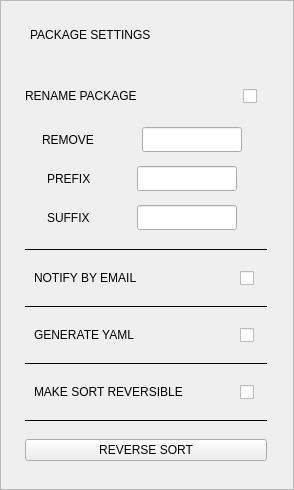
                 <widget class="QFrame" name="frame_packageSettings">
                  <property name="sizePolicy">
                   <sizepolicy hsizetype="Expanding" vsizetype="Preferred">
                    <horstretch>0</horstretch>
                    <verstretch>0</verstretch>
                   </sizepolicy>
                  </property>
                  <property name="minimumSize">
                   <size>
                    <width>250</width>
                    <height>490</height>
                   </size>
                  </property>
                  <property name="maximumSize">
                   <size>
                    <width>16777215</width>
                    <height>480</height>
                   </size>
                  </property>
                  <property name="frameShape">
                   <enum>QFrame::StyledPanel</enum>
                  </property>
                  <property name="frameShadow">
                   <enum>QFrame::Raised</enum>
                  </property>
                  <layout class="QVBoxLayout" name="verticalLayout_7">
                   <property name="spacing">
                    <number>5</number>
                   </property>
                   <property name="leftMargin">
                    <number>14</number>
                   </property>
                   <property name="topMargin">
                    <number>12</number>
                   </property>
                   <property name="rightMargin">
                    <number>14</number>
                   </property>
                   <property name="bottomMargin">
                    <number>12</number>
                   </property>
                   <item>
                    <layout class="QVBoxLayout" name="verticalLayout_6">
                     <property name="spacing">
                      <number>8</number>
                     </property>
                     <property name="leftMargin">
                      <number>10</number>
                     </property>
                     <property name="topMargin">
                      <number>4</number>
                     </property>
                     <property name="rightMargin">
                      <number>12</number>
                     </property>
                     <property name="bottomMargin">
                      <number>12</number>
                     </property>
                     <item>
                      <widget class="QLabel" name="title_packageSettings">
                       <property name="minimumSize">
                        <size>
                         <width>0</width>
                         <height>20</height>
                        </size>
                       </property>
                       <property name="text">
                        <string>PACKAGE SETTINGS</string>
                       </property>
                       <property name="indent">
                        <number>5</number>
                       </property>
                      </widget>
                     </item>
                     <item>
                      <widget class="QWidget" name="widget_renameOptions" native="true">
                       <property name="sizePolicy">
                        <sizepolicy hsizetype="Preferred" vsizetype="Fixed">
                         <horstretch>0</horstretch>
                         <verstretch>0</verstretch>
                        </sizepolicy>
                       </property>
                       <property name="minimumSize">
                        <size>
                         <width>200</width>
                         <height>120</height>
                        </size>
                       </property>
                       <property name="maximumSize">
                        <size>
                         <width>16777215</width>
                         <height>180</height>
                        </size>
                       </property>
                       <layout class="QVBoxLayout" name="verticalLayout_9">
                        <property name="leftMargin">
                         <number>0</number>
                        </property>
                        <property name="topMargin">
                         <number>8</number>
                        </property>
                        <property name="rightMargin">
                         <number>6</number>
                        </property>
                        <item>
                         <layout class="QVBoxLayout" name="verticalLayout_8">
                          <property name="spacing">
                           <number>0</number>
                          </property>
                          <property name="topMargin">
                           <number>8</number>
                          </property>
                          <item>
                           <widget class="QWidget" name="widget_row_renamePackage" native="true">
                            <property name="minimumSize">
                             <size>
                              <width>0</width>
                              <height>40</height>
                             </size>
                            </property>
                            <layout class="QHBoxLayout" name="horizontalLayout_29">
                             <property name="leftMargin">
                              <number>0</number>
                             </property>
                             <property name="rightMargin">
                              <number>0</number>
                             </property>
                             <item>
                              <layout class="QHBoxLayout" name="horizontalLayout_28">
                               <property name="spacing">
                                <number>6</number>
                               </property>
                               <item>
                                <widget class="QLabel" name="label_renamePackage">
                                 <property name="minimumSize">
                                  <size>
                                   <width>160</width>
                                   <height>0</height>
                                  </size>
                                 </property>
                                 <property name="maximumSize">
                                  <size>
                                   <width>160</width>
                                   <height>16777215</height>
                                  </size>
                                 </property>
                                 <property name="text">
                                  <string>RENAME PACKAGE</string>
                                 </property>
                                </widget>
                               </item>
                               <item>
                                <spacer name="horizontalSpacer_6">
                                 <property name="orientation">
                                  <enum>Qt::Horizontal</enum>
                                 </property>
                                 <property name="sizeHint" stdset="0">
                                  <size>
                                   <width>40</width>
                                   <height>20</height>
                                  </size>
                                 </property>
                                </spacer>
                               </item>
                               <item>
                                <widget class="QCheckBox" name="chk_renamePackage">
                                 <property name="minimumSize">
                                  <size>
                                   <width>18</width>
                                   <height>18</height>
                                  </size>
                                 </property>
                                 <property name="maximumSize">
                                  <size>
                                   <width>18</width>
                                   <height>18</height>
                                  </size>
                                 </property>
                                 <property name="text">
                                  <string/>
                                 </property>
                                </widget>
                               </item>
                              </layout>
                             </item>
                            </layout>
                           </widget>
                          </item>
                          <item>
                           <widget class="QWidget" name="widget_removeRow" native="true">
                            <property name="sizePolicy">
                             <sizepolicy hsizetype="Expanding" vsizetype="Preferred">
                              <horstretch>0</horstretch>
                              <verstretch>0</verstretch>
                             </sizepolicy>
                            </property>
                            <property name="minimumSize">
                             <size>
                              <width>0</width>
                              <height>50</height>
                             </size>
                            </property>
                            <property name="maximumSize">
                             <size>
                              <width>16777215</width>
                              <height>50</height>
                             </size>
                            </property>
                            <layout class="QHBoxLayout" name="horizontalLayout_34">
                             <property name="leftMargin">
                              <number>0</number>
                             </property>
                             <property name="rightMargin">
                              <number>0</number>
                             </property>
                             <item>
                              <layout class="QHBoxLayout" name="horizontalLayout_33">
                               <property name="spacing">
                                <number>0</number>
                               </property>
                               <property name="rightMargin">
                                <number>2</number>
                               </property>
                               <item>
                                <widget class="QLabel" name="label_remove">
                                 <property name="minimumSize">
                                  <size>
                                   <width>50</width>
                                   <height>0</height>
                                  </size>
                                 </property>
                                 <property name="maximumSize">
                                  <size>
                                   <width>100</width>
                                   <height>16777215</height>
                                  </size>
                                 </property>
                                 <property name="text">
                                  <string>REMOVE</string>
                                 </property>
                                </widget>
                               </item>
                               <item>
                                <widget class="QLineEdit" name="input_remove">
                                 <property name="minimumSize">
                                  <size>
                                   <width>75</width>
                                   <height>25</height>
                                  </size>
                                 </property>
                                 <property name="maximumSize">
                                  <size>
                                   <width>100</width>
                                   <height>25</height>
                                  </size>
                                 </property>
                                </widget>
                               </item>
                              </layout>
                             </item>
                            </layout>
                           </widget>
                          </item>
                          <item>
                           <widget class="QWidget" name="widget_prefixRow" native="true">
                            <property name="sizePolicy">
                             <sizepolicy hsizetype="Expanding" vsizetype="Preferred">
                              <horstretch>0</horstretch>
                              <verstretch>0</verstretch>
                             </sizepolicy>
                            </property>
                            <property name="minimumSize">
                             <size>
                              <width>0</width>
                              <height>50</height>
                             </size>
                            </property>
                            <property name="maximumSize">
                             <size>
                              <width>16777215</width>
                              <height>50</height>
                             </size>
                            </property>
                            <layout class="QHBoxLayout" name="horizontalLayout_8">
                             <property name="leftMargin">
                              <number>0</number>
                             </property>
                             <property name="rightMargin">
                              <number>0</number>
                             </property>
                             <item>
                              <layout class="QHBoxLayout" name="horizontalLayout_7">
                               <property name="spacing">
                                <number>0</number>
                               </property>
                               <property name="rightMargin">
                                <number>2</number>
                               </property>
                               <item>
                                <widget class="QLabel" name="label_prefix">
                                 <property name="minimumSize">
                                  <size>
                                   <width>50</width>
                                   <height>0</height>
                                  </size>
                                 </property>
                                 <property name="maximumSize">
                                  <size>
                                   <width>90</width>
                                   <height>16777215</height>
                                  </size>
                                 </property>
                                 <property name="text">
                                  <string>PREFIX</string>
                                 </property>
                                </widget>
                               </item>
                               <item>
                                <widget class="QLineEdit" name="input_prefix">
                                 <property name="minimumSize">
                                  <size>
                                   <width>75</width>
                                   <height>25</height>
                                  </size>
                                 </property>
                                 <property name="maximumSize">
                                  <size>
                                   <width>100</width>
                                   <height>25</height>
                                  </size>
                                 </property>
                                </widget>
                               </item>
                              </layout>
                             </item>
                            </layout>
                           </widget>
                          </item>
                          <item>
                           <widget class="QWidget" name="widget_suffixRow" native="true">
                            <property name="sizePolicy">
                             <sizepolicy hsizetype="Expanding" vsizetype="Preferred">
                              <horstretch>0</horstretch>
                              <verstretch>0</verstretch>
                             </sizepolicy>
                            </property>
                            <property name="minimumSize">
                             <size>
                              <width>0</width>
                              <height>50</height>
                             </size>
                            </property>
                            <property name="maximumSize">
                             <size>
                              <width>16777215</width>
                              <height>50</height>
                             </size>
                            </property>
                            <layout class="QHBoxLayout" name="horizontalLayout_19">
                             <property name="leftMargin">
                              <number>0</number>
                             </property>
                             <property name="rightMargin">
                              <number>0</number>
                             </property>
                             <item>
                              <layout class="QHBoxLayout" name="horizontalLayout_9">
                               <property name="spacing">
                                <number>0</number>
                               </property>
                               <property name="rightMargin">
                                <number>2</number>
                               </property>
                               <item>
                                <widget class="QLabel" name="label_suffix">
                                 <property name="minimumSize">
                                  <size>
                                   <width>50</width>
                                   <height>0</height>
                                  </size>
                                 </property>
                                 <property name="maximumSize">
                                  <size>
                                   <width>90</width>
                                   <height>16777215</height>
                                  </size>
                                 </property>
                                 <property name="text">
                                  <string>SUFFIX</string>
                                 </property>
                                </widget>
                               </item>
                               <item>
                                <widget class="QLineEdit" name="input_suffix">
                                 <property name="minimumSize">
                                  <size>
                                   <width>75</width>
                                   <height>25</height>
                                  </size>
                                 </property>
                                 <property name="maximumSize">
                                  <size>
                                   <width>100</width>
                                   <height>25</height>
                                  </size>
                                 </property>
                                 <property name="font">
                                  <font>
                                   <family>Segoe UI</family>
                                   <pointsize>10</pointsize>
                                  </font>
                                 </property>
                                </widget>
                               </item>
                              </layout>
                             </item>
                            </layout>
                           </widget>
                          </item>
                         </layout>
                        </item>
                       </layout>
                      </widget>
                     </item>
                     <item>
                      <widget class="QFrame" name="dividerLine01">
                       <property name="frameShape">
                        <enum>QFrame::HLine</enum>
                       </property>
                       <property name="frameShadow">
                        <enum>QFrame::Plain</enum>
                       </property>
                      </widget>
                     </item>
                     <item>
                      <widget class="QWidget" name="widget_row_notifyByEmail" native="true">
                       <property name="minimumSize">
                        <size>
                         <width>200</width>
                         <height>0</height>
                        </size>
                       </property>
                       <layout class="QHBoxLayout" name="horizontalLayout_25">
                        <item>
                         <layout class="QHBoxLayout" name="horizontalLayout_24">
                          <property name="spacing">
                           <number>6</number>
                          </property>
                          <item>
                           <widget class="QLabel" name="label_notifyByEmail">
                            <property name="minimumSize">
                             <size>
                              <width>160</width>
                              <height>0</height>
                             </size>
                            </property>
                            <property name="maximumSize">
                             <size>
                              <width>160</width>
                              <height>16777215</height>
                             </size>
                            </property>
                            <property name="text">
                             <string>NOTIFY BY EMAIL</string>
                            </property>
                           </widget>
                          </item>
                          <item>
                           <spacer name="horizontalSpacer_4">
                            <property name="orientation">
                             <enum>Qt::Horizontal</enum>
                            </property>
                            <property name="sizeHint" stdset="0">
                             <size>
                              <width>40</width>
                              <height>20</height>
                             </size>
                            </property>
                           </spacer>
                          </item>
                          <item>
                           <widget class="QCheckBox" name="chk_notifyByEmail">
                            <property name="minimumSize">
                             <size>
                              <width>18</width>
                              <height>18</height>
                             </size>
                            </property>
                            <property name="maximumSize">
                             <size>
                              <width>18</width>
                              <height>18</height>
                             </size>
                            </property>
                            <property name="text">
                             <string/>
                            </property>
                           </widget>
                          </item>
                         </layout>
                        </item>
                       </layout>
                      </widget>
                     </item>
                     <item>
                      <widget class="QFrame" name="dividerLine02">
                       <property name="frameShape">
                        <enum>QFrame::HLine</enum>
                       </property>
                       <property name="frameShadow">
                        <enum>QFrame::Plain</enum>
                       </property>
                      </widget>
                     </item>
                     <item>
                      <widget class="QWidget" name="widget_row_generateYAML" native="true">
                       <property name="minimumSize">
                        <size>
                         <width>200</width>
                         <height>0</height>
                        </size>
                       </property>
                       <layout class="QHBoxLayout" name="horizontalLayout_23">
                        <item>
                         <layout class="QHBoxLayout" name="horizontalLayout_22">
                          <property name="spacing">
                           <number>6</number>
                          </property>
                          <item>
                           <widget class="QLabel" name="label_generateYAML">
                            <property name="minimumSize">
                             <size>
                              <width>160</width>
                              <height>0</height>
                             </size>
                            </property>
                            <property name="maximumSize">
                             <size>
                              <width>160</width>
                              <height>16777215</height>
                             </size>
                            </property>
                            <property name="text">
                             <string>GENERATE YAML</string>
                            </property>
                           </widget>
                          </item>
                          <item>
                           <spacer name="horizontalSpacer_3">
                            <property name="orientation">
                             <enum>Qt::Horizontal</enum>
                            </property>
                            <property name="sizeHint" stdset="0">
                             <size>
                              <width>40</width>
                              <height>20</height>
                             </size>
                            </property>
                           </spacer>
                          </item>
                          <item>
                           <widget class="QCheckBox" name="chk_generateYAML">
                            <property name="minimumSize">
                             <size>
                              <width>18</width>
                              <height>18</height>
                             </size>
                            </property>
                            <property name="maximumSize">
                             <size>
                              <width>18</width>
                              <height>18</height>
                             </size>
                            </property>
                            <property name="text">
                             <string/>
                            </property>
                           </widget>
                          </item>
                         </layout>
                        </item>
                       </layout>
                      </widget>
                     </item>
                     <item>
                      <widget class="QFrame" name="dividerLine03">
                       <property name="frameShape">
                        <enum>QFrame::HLine</enum>
                       </property>
                       <property name="frameShadow">
                        <enum>QFrame::Plain</enum>
                       </property>
                      </widget>
                     </item>
                     <item>
                      <widget class="QWidget" name="widget__row_manifestReverse" native="true">
                       <property name="minimumSize">
                        <size>
                         <width>200</width>
                         <height>0</height>
                        </size>
                       </property>
                       <layout class="QHBoxLayout" name="horizontalLayout_21">
                        <item>
                         <layout class="QHBoxLayout" name="horizontalLayout_20">
                          <property name="spacing">
                           <number>6</number>
                          </property>
                          <item>
                           <widget class="QLabel" name="label_makeReverseManifest">
                            <property name="minimumSize">
                             <size>
                              <width>160</width>
                              <height>0</height>
                             </size>
                            </property>
                            <property name="maximumSize">
                             <size>
                              <width>160</width>
                              <height>16777215</height>
                             </size>
                            </property>
                            <property name="text">
                             <string>MAKE SORT REVERSIBLE</string>
                            </property>
                           </widget>
                          </item>
                          <item>
                           <spacer name="horizontalSpacer_2">
                            <property name="orientation">
                             <enum>Qt::Horizontal</enum>
                            </property>
                            <property name="sizeHint" stdset="0">
                             <size>
                              <width>40</width>
                              <height>20</height>
                             </size>
                            </property>
                           </spacer>
                          </item>
                          <item>
                           <widget class="QCheckBox" name="chk_reverseManifest">
                            <property name="minimumSize">
                             <size>
                              <width>18</width>
                              <height>18</height>
                             </size>
                            </property>
                            <property name="maximumSize">
                             <size>
                              <width>18</width>
                              <height>18</height>
                             </size>
                            </property>
                            <property name="text">
                             <string/>
                            </property>
                           </widget>
                          </item>
                         </layout>
                        </item>
                       </layout>
                      </widget>
                     </item>
                     <item>
                      <widget class="QFrame" name="dividerLine04">
                       <property name="frameShape">
                        <enum>QFrame::HLine</enum>
                       </property>
                       <property name="frameShadow">
                        <enum>QFrame::Plain</enum>
                       </property>
                      </widget>
                     </item>
                     <item>
                      <widget class="QWidget" name="widget_row_btnReverseSort" native="true">
                       <property name="minimumSize">
                        <size>
                         <width>200</width>
                         <height>0</height>
                        </size>
                       </property>
                       <layout class="QHBoxLayout" name="horizontalLayout_27">
                        <property name="spacing">
                         <number>0</number>
                        </property>
                        <property name="leftMargin">
                         <number>0</number>
                        </property>
                        <property name="topMargin">
                         <number>0</number>
                        </property>
                        <property name="rightMargin">
                         <number>0</number>
                        </property>
                        <property name="bottomMargin">
                         <number>0</number>
                        </property>
                        <item>
                         <layout class="QHBoxLayout" name="horizontalLayout_26">
                          <property name="spacing">
                           <number>6</number>
                          </property>
                          <property name="topMargin">
                           <number>6</number>
                          </property>
                          <item>
                           <widget class="QPushButton" name="btn_revert">
                            <property name="text">
                             <string>REVERSE SORT</string>
                            </property>
                           </widget>
                          </item>
                         </layout>
                        </item>
                       </layout>
                      </widget>
                     </item>
                    </layout>
                   </item>
                  </layout>
                 </widget>
